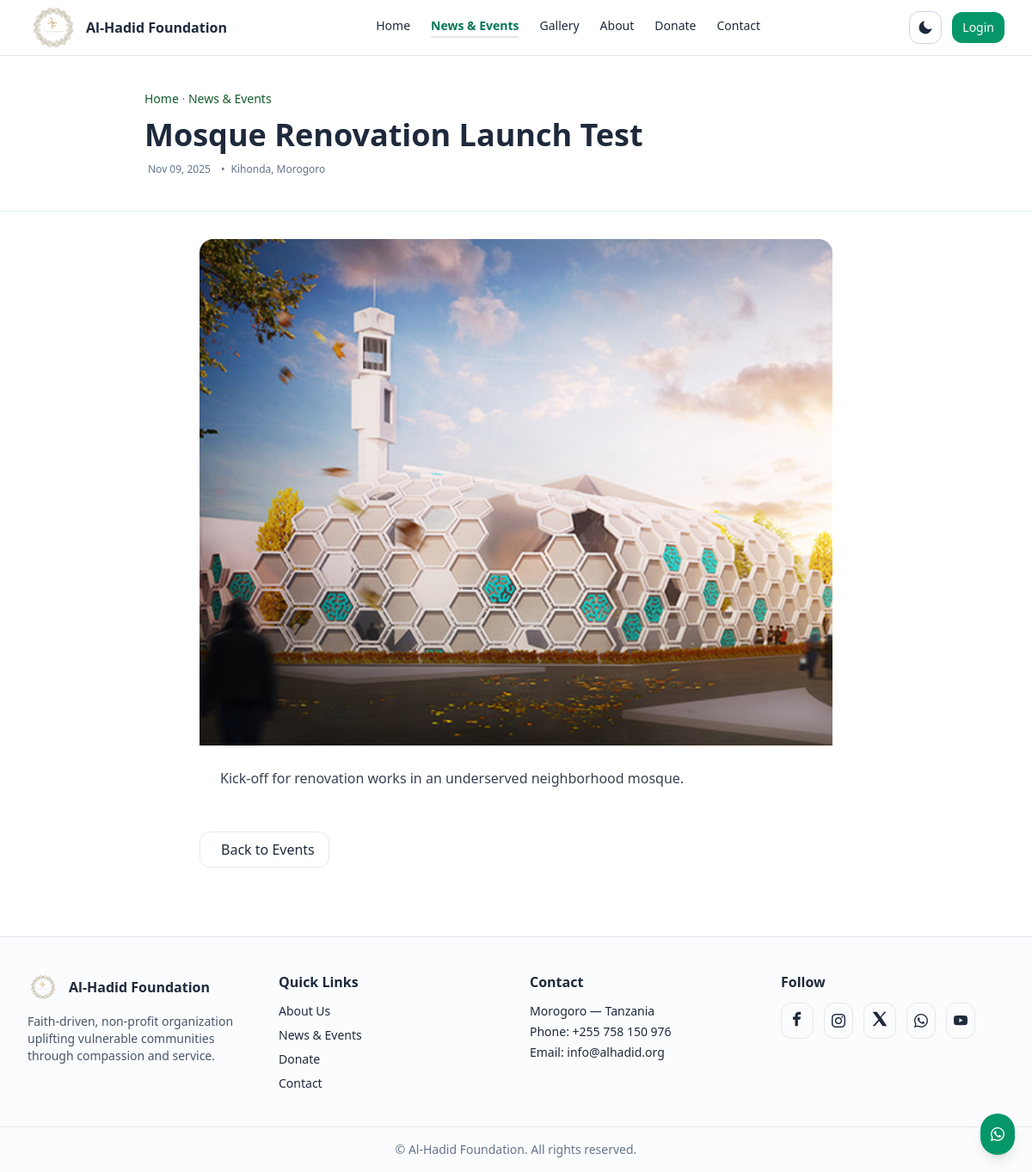
The page /events/5/ on the database its author committed.
### website/models.py (models this page shows, shortened)
class Event(models.Model):
    title = models.CharField(max_length=200)
    description = models.TextField()
    event_date = models.DateTimeField()
    location = models.CharField(max_length=200, blank=True)
    image = models.ImageField(upload_to='events/', blank=True, null=True)
    is_published = models.BooleanField(default=True)
    created_at = models.DateTimeField(auto_now_add=True)
    updated_at = models.DateTimeField(auto_now=True)
    class Meta:
        ordering = ['event_date']

### website/views.py (the view)
# urls.py: path('events/<int:pk>/', views.event_detail, name='event_detail'),
def event_detail(request, pk):
    event = get_object_or_404(Event, pk=pk, is_published=True)
    context = {
        'event': event,
        'page_title': event.title,
        'active': 'news_events',
    }
    return render(request, 'website/event_detail.html', context)

### admin_panel/templatetags/form_extras.py (called while the page is built)
@register.filter
def wa_link(number):
    if not number:
        return ""
    digits = re.sub(r"\D", "", str(number))
    if not digits:
        return ""
    return f"https://wa.me/255{digits}"

### website/context_processors.py (called while the page is built)
def site_settings(request):
    settings, _ = SiteSettings.objects.get_or_create(pk=1)
    try:
        has_is_published = any(f.name == "is_published" for f in Gallery._meta.get_fields())
        photos_qs = Gallery.objects.all()
        if has_is_published:
            photos_qs = photos_qs.filter(is_published=True)
        photos_count = photos_qs.count()
    except Exception:
        photos_count = 0  # fallback salama
    theme = request.session.get("theme", "light")
    return {
        "site_settings": settings,
        "current_theme": theme,
        "photos_count": photos_count,
    }

### templates/website/event_detail.html (shortened to what this page needs)
{% extends "base.html" %}
{% block content %}
<section class="border-b border-emerald-100 dark:border-slate-800 relative py-10 hero-news">
  <div class="max-w-4xl mx-auto px-4">
    <nav class="text-sm text-slate-500 dark:text-slate-400 mb-3">
      <a class="text-primary hover:text-gold" href="{% url 'website:home' %}">Home</a> ·
      <a class="text-primary hover:text-gold" href="{% url 'website:news_events' %}">News & Events</a>
    </nav>
    <h1 class="text-3xl md:text-4xl font-bold leading-tight">{{ event.title }}</h1>
    <div class="mt-3 text-xs text-slate-500 dark:text-slate-400 flex flex-wrap items-center gap-3">
      <span>
        {% if event.start_datetime %}{{ event.start_datetime|date:"M d, Y H:i" }}{% elif event.event_date %}{{ event.event_date|date:"M d, Y" }}{% endif %}
      </span>
      {% if event.location %}<span>• {{ event.location }}</span>{% endif %}
    </div>
  </div>
</section>
<section class="max-w-3xl mx-auto px-4 py-8">
  <article class="news-card rounded-2xl overflow-hidden">
    {% if event.image %}
      <img src="{{ event.image.url }}" alt="{{ event.title }}" class="w-full max-h-[480px] object-cover">
    {% endif %}
    <div class="p-6 prose dark:prose-invert max-w-none">
      {% firstof event.description event.body event.content event.text "" as e_txt %}
      {{ e_txt|safe }}
    </div>
  </article>
  <div class="flex gap-3 mt-6">
    <a href="{% url 'website:news_events' %}#events" class="inline-flex items-center gap-2 px-4 py-2 rounded-xl border border-gold/30 hover:bg-gold/10 transition">
      <span>Back to Events</span>
    </a>
  </div>
</section>
{% endblock %}

### rows shown on the page
Event: title "Mosque Renovation Launch Test", event_date "Nov 09, 2025", location "Kihonda, Morogoro", image (picture), description "Kick-off for renovation works in an underserved neighborhood mosque."
